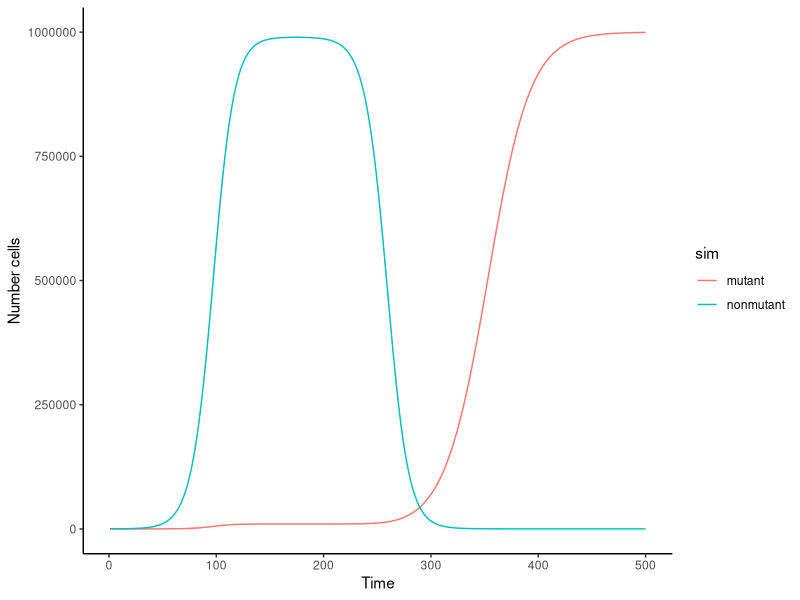

The R script that drew this image:
#Drug treatment at 175 timesteps 
#Create 2 different subpopulations, see how growth responds after drug treatment at time t=175
N0=100
N1=1
r=0.1
K=1000000
timesteps=500

Ns=data.frame(time=1:timesteps,
              sim1=rep(0,timesteps))
Ns$sim1[1]=N0


Ms=data.frame(time=1:timesteps,
              sim1=rep(0,timesteps))
Ms$sim1[1]=N1


# simulate
for(t in 2:timesteps){
  if (t>=175){
  Ns$sim1[t] <- Ns$sim1[t-1]+r*-1*Ns$sim1[t-1]*(1-(Ns$sim1[t-1]+Ms$sim1[t-1])/K)
  Ms$sim1[t] <- Ms$sim1[t-1]+r*.5*Ms$sim1[t-1]*(1-(Ns$sim1[t-1]+Ms$sim1[t-1])/K)
} else {
  Ns$sim1[t] <- Ns$sim1[t-1]+r*Ns$sim1[t-1]*(1-(Ns$sim1[t-1]+Ms$sim1[t-1])/K)
  Ms$sim1[t] <- Ms$sim1[t-1]+r*Ms$sim1[t-1]*(1-(Ns$sim1[t-1]+Ms$sim1[t-1])/K)
}
  }

# convert wide data to long form
Ns2<-data.frame(time=c(Ns$time,Ms$time),N=c(Ns$sim1,Ms$sim1),sim=rep(c("nonmutant", "mutant"),each=timesteps))

library(ggplot2)
ggplot(data=Ns2,aes(x=time,y=N,color=sim)) + 
  ylab("Number cells") +
  xlab("Time")+
  geom_line() +
  theme_classic()
